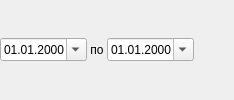
            <widget class="QFrame" name="frameValid">
             <property name="frameShape">
              <enum>QFrame::NoFrame</enum>
             </property>
             <property name="frameShadow">
              <enum>QFrame::Raised</enum>
             </property>
             <layout class="QGridLayout" name="gridLayout_13">
              <property name="leftMargin">
               <number>0</number>
              </property>
              <property name="topMargin">
               <number>0</number>
              </property>
              <property name="rightMargin">
               <number>0</number>
              </property>
              <property name="bottomMargin">
               <number>0</number>
              </property>
              <property name="spacing">
               <number>0</number>
              </property>
              <item row="0" column="1">
               <widget class="QLabel" name="lblActionTypeValidTo">
                <property name="text">
                 <string> по </string>
                </property>
               </widget>
              </item>
              <item row="0" column="0">
               <widget class="CDateEdit" name="edtBegDate">
                <property name="toolTip">
                 <string>На поведение системы не влияет, применяется для управления данными в БД альтернативными интерфейсами.</string>
                </property>
                <property name="displayFormat">
                 <string>dd.MM.yyyy</string>
                </property>
                <property name="calendarPopup">
                 <bool>true</bool>
                </property>
               </widget>
              </item>
              <item row="0" column="2">
               <widget class="CDateEdit" name="endEndDate">
                <property name="toolTip">
                 <string>На поведение системы не влияет, применяется для управления данными в БД альтернативными интерфейсами.</string>
                </property>
                <property name="displayFormat">
                 <string>dd.MM.yyyy</string>
                </property>
                <property name="calendarPopup">
                 <bool>true</bool>
                </property>
               </widget>
              </item>
              <item row="0" column="3">
               <spacer name="horizontalSpacer_3">
                <property name="orientation">
                 <enum>Qt::Horizontal</enum>
                </property>
                <property name="sizeHint" stdset="0">
                 <size>
                  <width>40</width>
                  <height>20</height>
                 </size>
                </property>
               </spacer>
              </item>
             </layout>
            </widget>
